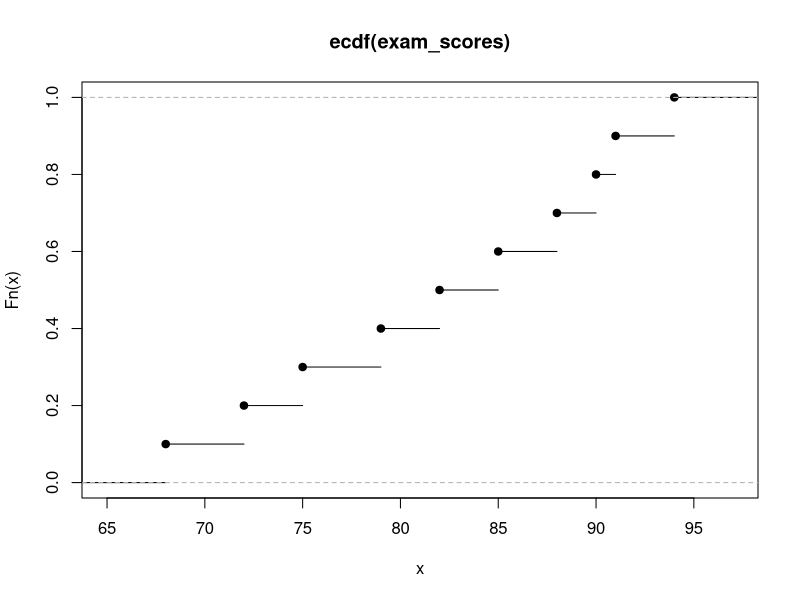

This chart was generated by the following R code:
## ---- chunk 1
exam_scores <- c(75, 82, 94, 68, 88, 90, 72, 85, 91, 79)
## ---- chunk 2
cdf_scores <- ecdf(exam_scores)
## ---- chunk 3
plot(cdf_scores)
